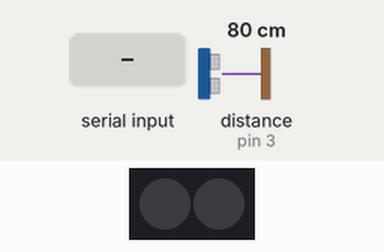
Simulated run of this sketch. Board: Arduino Uno, built with avr-gcc and run on an emulated ATmega328P. Shown: 2 RGB LEDs in strip order, left to right. The inputs (shaded band) are chosen by the test bench; at power-on: distance to the obstacle (sensor on pin 3) 80 cm. Dim RGB values are drawn brighter than linear; what the sketch prints to the serial monitor is not drawn.

Above: at 1.2 s.
1.3 s: "90;45;200\n" received over Serial
3.8 s: "1;90\n" received over Serial
At 6.0 s:
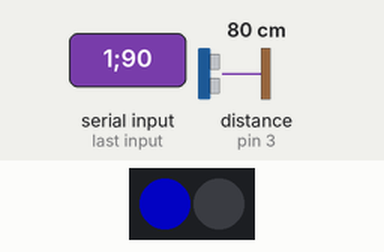
6.3 s: "1;90;45\n" received over Serial
At 8.5 s:
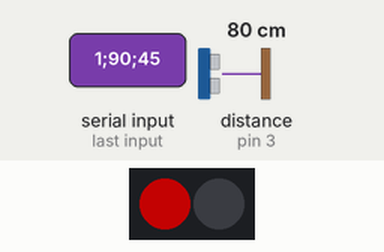
Timing chart, 0 to 10.0 s (numbered marks = the images above; inputs shaded):
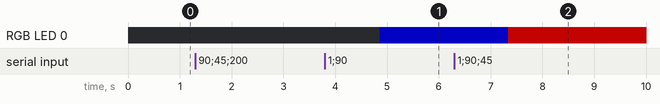

The sketch:

DistanceSensor_redLigthTooClose.ino
```cpp
#include "MeMCore.h"
// Onboard LED port/slot definitions
const int PORT = 7;
const int SLOT = 2;
// Declare the MeRGLed object
MeRGBLed led(PORT, SLOT);
MeUltrasonicSensor ultraSensor(PORT_3);
void setup() {
  // put your setup code here, to run once:
  //iniciamos el puerto serie
  Serial.begin(9600);
}


void loop()
{

  Serial.println(ultraSensor.distanceCm());
  if (Serial.available()>0){
    String mensaje = Serial.readString();
    int IndexLeds = mensaje.indexOf(';');
    String leds = mensaje.substring(0, IndexLeds);
    int IndexRed = mensaje.indexOf(';', IndexLeds+1);   //finds location of second ,
    String red = mensaje.substring(IndexLeds+1, IndexRed+1);
    int IndexGreen = mensaje.indexOf(';', IndexRed+1);   //finds location of third ,
    String green = mensaje.substring(IndexRed+1, IndexGreen+1);
    String blue = mensaje.substring(IndexGreen+1,-1); //captures remain part of data after last ,
    int ledsInt = leds.toInt();
    int redInt = red.toInt();
    int greenInt = green.toInt();
    int blueInt = blue.toInt();
    led.setColor(ledsInt, redInt, greenInt, blueInt);
    led.show();
  }
  delay(100); /* the minimal measure interval is 100 milliseconds */
}
```

Measured:
- after the input at 3.8 s, RGB LED 0: off → RGB(1, 1, 90) after 1.1 s
- after the input at 6.3 s, RGB LED 0: RGB(1, 1, 90) → RGB(90, 1, 1) after 1.0 s
